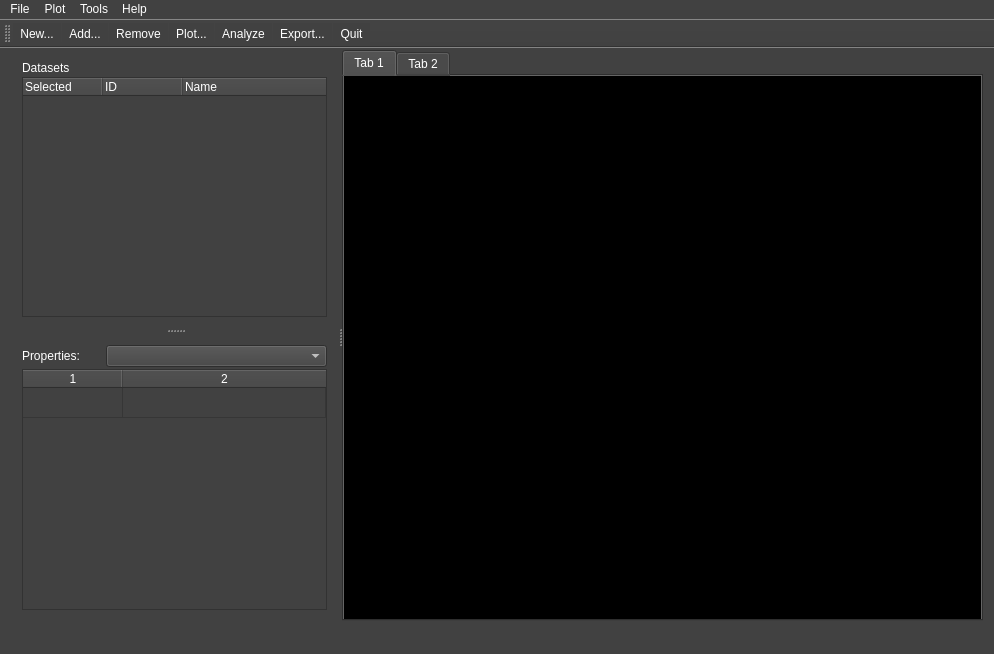
<?xml version="1.0" encoding="UTF-8"?>
<ui version="4.0">
 <class>MainWindow</class>
 <widget class="QMainWindow" name="MainWindow">
  <property name="geometry">
   <rect>
    <x>0</x>
    <y>0</y>
    <width>994</width>
    <height>654</height>
   </rect>
  </property>
  <property name="windowTitle">
   <string>PyParticleProcessor</string>
  </property>
  <property name="styleSheet">
   <string notr="true">background-color: rgb(65, 65, 65);
alternate-background-color: rgb(130, 130, 130);
color: rgb(255, 255, 255);</string>
  </property>
  <widget class="QWidget" name="centralWidget">
   <layout class="QGridLayout" name="gridLayout">
    <property name="topMargin">
     <number>2</number>
    </property>
    <item row="0" column="0">
     <widget class="QSplitter" name="splitter_2">
      <property name="sizePolicy">
       <sizepolicy hsizetype="Expanding" vsizetype="Expanding">
        <horstretch>0</horstretch>
        <verstretch>0</verstretch>
       </sizepolicy>
      </property>
      <property name="orientation">
       <enum>Qt::Horizontal</enum>
      </property>
      <widget class="QSplitter" name="splitter">
       <property name="sizePolicy">
        <sizepolicy hsizetype="Preferred" vsizetype="Minimum">
         <horstretch>0</horstretch>
         <verstretch>0</verstretch>
        </sizepolicy>
       </property>
       <property name="layoutDirection">
        <enum>Qt::LeftToRight</enum>
       </property>
       <property name="frameShape">
        <enum>QFrame::Box</enum>
       </property>
       <property name="frameShadow">
        <enum>QFrame::Plain</enum>
       </property>
       <property name="lineWidth">
        <number>0</number>
       </property>
       <property name="orientation">
        <enum>Qt::Vertical</enum>
       </property>
       <property name="handleWidth">
        <number>6</number>
       </property>
       <widget class="QWidget" name="layoutWidget">
        <layout class="QVBoxLayout" name="verticalLayout">
         <property name="spacing">
          <number>0</number>
         </property>
         <property name="sizeConstraint">
          <enum>QLayout::SetMaximumSize</enum>
         </property>
         <item alignment="Qt::AlignLeft|Qt::AlignVCenter">
          <widget class="QLabel" name="datasets_label">
           <property name="sizePolicy">
            <sizepolicy hsizetype="Preferred" vsizetype="Minimum">
             <horstretch>0</horstretch>
             <verstretch>0</verstretch>
            </sizepolicy>
           </property>
           <property name="text">
            <string>Datasets</string>
           </property>
          </widget>
         </item>
         <item>
          <spacer name="verticalSpacer">
           <property name="orientation">
            <enum>Qt::Vertical</enum>
           </property>
           <property name="sizeType">
            <enum>QSizePolicy::Fixed</enum>
           </property>
           <property name="sizeHint" stdset="0">
            <size>
             <width>20</width>
             <height>2</height>
            </size>
           </property>
          </spacer>
         </item>
         <item>
          <widget class="QTreeWidget" name="treeWidget">
           <property name="focusPolicy">
            <enum>Qt::NoFocus</enum>
           </property>
           <property name="alternatingRowColors">
            <bool>true</bool>
           </property>
           <property name="selectionMode">
            <enum>QAbstractItemView::NoSelection</enum>
           </property>
           <property name="textElideMode">
            <enum>Qt::ElideRight</enum>
           </property>
           <attribute name="headerVisible">
            <bool>true</bool>
           </attribute>
           <attribute name="headerCascadingSectionResizes">
            <bool>false</bool>
           </attribute>
           <attribute name="headerDefaultSectionSize">
            <number>80</number>
           </attribute>
           <attribute name="headerMinimumSectionSize">
            <number>1</number>
           </attribute>
           <attribute name="headerStretchLastSection">
            <bool>true</bool>
           </attribute>
           <column>
            <property name="text">
             <string>Selected</string>
            </property>
           </column>
           <column>
            <property name="text">
             <string>ID</string>
            </property>
           </column>
           <column>
            <property name="text">
             <string>Name</string>
            </property>
           </column>
          </widget>
         </item>
        </layout>
       </widget>
       <widget class="QWidget" name="layoutWidget">
        <layout class="QVBoxLayout" name="verticalLayout_2">
         <property name="spacing">
          <number>0</number>
         </property>
         <property name="sizeConstraint">
          <enum>QLayout::SetMaximumSize</enum>
         </property>
         <item>
          <layout class="QHBoxLayout" name="horizontalLayout_3">
           <item>
            <widget class="QLabel" name="properties_label">
             <property name="sizePolicy">
              <sizepolicy hsizetype="Preferred" vsizetype="Minimum">
               <horstretch>0</horstretch>
               <verstretch>0</verstretch>
              </sizepolicy>
             </property>
             <property name="text">
              <string>Properties:</string>
             </property>
            </widget>
           </item>
           <item>
            <spacer name="horizontalSpacer">
             <property name="orientation">
              <enum>Qt::Horizontal</enum>
             </property>
             <property name="sizeType">
              <enum>QSizePolicy::Fixed</enum>
             </property>
             <property name="sizeHint" stdset="0">
              <size>
               <width>20</width>
               <height>20</height>
              </size>
             </property>
            </spacer>
           </item>
           <item>
            <widget class="QComboBox" name="properties_combo">
             <property name="sizePolicy">
              <sizepolicy hsizetype="Expanding" vsizetype="Fixed">
               <horstretch>0</horstretch>
               <verstretch>0</verstretch>
              </sizepolicy>
             </property>
            </widget>
           </item>
          </layout>
         </item>
         <item>
          <spacer name="verticalSpacer_2">
           <property name="orientation">
            <enum>Qt::Vertical</enum>
           </property>
           <property name="sizeType">
            <enum>QSizePolicy::Fixed</enum>
           </property>
           <property name="sizeHint" stdset="0">
            <size>
             <width>20</width>
             <height>2</height>
            </size>
           </property>
          </spacer>
         </item>
         <item>
          <widget class="QTableWidget" name="properties_table">
           <property name="rowCount">
            <number>1</number>
           </property>
           <property name="columnCount">
            <number>2</number>
           </property>
           <attribute name="horizontalHeaderStretchLastSection">
            <bool>true</bool>
           </attribute>
           <attribute name="verticalHeaderVisible">
            <bool>false</bool>
           </attribute>
           <attribute name="verticalHeaderStretchLastSection">
            <bool>false</bool>
           </attribute>
           <row/>
           <column/>
           <column/>
          </widget>
         </item>
        </layout>
       </widget>
      </widget>
      <widget class="QTabWidget" name="tabWidget">
       <property name="currentIndex">
        <number>0</number>
       </property>
       <widget class="QWidget" name="tab">
        <property name="styleSheet">
         <string notr="true">background-color: rgb(0, 0, 0);</string>
        </property>
        <attribute name="title">
         <string>Tab 1</string>
        </attribute>
        <layout class="QGridLayout" name="gridLayout_4">
         <item row="0" column="0">
          <layout class="QGridLayout" name="gridLayout_3">
           <property name="leftMargin">
            <number>0</number>
           </property>
           <property name="topMargin">
            <number>0</number>
           </property>
           <property name="rightMargin">
            <number>0</number>
           </property>
           <property name="bottomMargin">
            <number>0</number>
           </property>
           <property name="spacing">
            <number>7</number>
           </property>
           <item row="0" column="0">
            <widget class="PlotWidget" name="graphicsView_1"/>
           </item>
           <item row="0" column="1">
            <widget class="PlotWidget" name="graphicsView_2"/>
           </item>
           <item row="1" column="0">
            <widget class="PlotWidget" name="graphicsView_3"/>
           </item>
           <item row="1" column="1">
            <widget class="GLViewWidget" name="graphicsView_4"/>
           </item>
          </layout>
         </item>
        </layout>
       </widget>
       <widget class="QWidget" name="tab_2">
        <attribute name="title">
         <string>Tab 2</string>
        </attribute>
        <layout class="QGridLayout" name="gridLayout_2">
         <item row="0" column="0">
          <widget class="QTextEdit" name="textEdit_2">
           <property name="readOnly">
            <bool>true</bool>
           </property>
          </widget>
         </item>
        </layout>
       </widget>
      </widget>
     </widget>
    </item>
   </layout>
  </widget>
  <widget class="QToolBar" name="mainToolBar">
   <property name="sizePolicy">
    <sizepolicy hsizetype="Expanding" vsizetype="Minimum">
     <horstretch>0</horstretch>
     <verstretch>0</verstretch>
    </sizepolicy>
   </property>
   <property name="iconSize">
    <size>
     <width>16</width>
     <height>16</height>
    </size>
   </property>
   <property name="toolButtonStyle">
    <enum>Qt::ToolButtonTextBesideIcon</enum>
   </property>
   <attribute name="toolBarArea">
    <enum>TopToolBarArea</enum>
   </attribute>
   <attribute name="toolBarBreak">
    <bool>false</bool>
   </attribute>
   <addaction name="actionImport_New"/>
   <addaction name="actionImport_Add"/>
   <addaction name="actionRemove"/>
   <addaction name="actionPlot"/>
   <addaction name="actionAnalyze"/>
   <addaction name="actionExport_For"/>
   <addaction name="actionQuit"/>
  </widget>
  <widget class="QStatusBar" name="statusBar"/>
  <widget class="QMenuBar" name="menuBar">
   <property name="geometry">
    <rect>
     <x>0</x>
     <y>0</y>
     <width>994</width>
     <height>25</height>
    </rect>
   </property>
   <property name="defaultUp">
    <bool>true</bool>
   </property>
   <property name="nativeMenuBar">
    <bool>true</bool>
   </property>
   <widget class="QMenu" name="menu_File">
    <property name="focusPolicy">
     <enum>Qt::NoFocus</enum>
    </property>
    <property name="title">
     <string>File</string>
    </property>
    <addaction name="actionImport_New"/>
    <addaction name="actionImport_Add"/>
    <addaction name="actionRemove"/>
    <addaction name="actionExport_For"/>
    <addaction name="separator"/>
    <addaction name="actionQuit"/>
   </widget>
   <widget class="QMenu" name="menuHelp">
    <property name="title">
     <string>Help</string>
    </property>
    <addaction name="actionAbout"/>
   </widget>
   <widget class="QMenu" name="menuTools">
    <property name="title">
     <string>Tools</string>
    </property>
   </widget>
   <widget class="QMenu" name="menuPlot">
    <property name="title">
     <string>Plot</string>
    </property>
    <addaction name="actionNew_Plot"/>
    <addaction name="actionModify_Plot"/>
    <addaction name="actionRemove_Plot"/>
   </widget>
   <addaction name="menu_File"/>
   <addaction name="menuPlot"/>
   <addaction name="menuTools"/>
   <addaction name="menuHelp"/>
  </widget>
  <action name="actionImport_New">
   <property name="icon">
    <iconset theme="document-new">
     <normaloff>.</normaloff>.</iconset>
   </property>
   <property name="text">
    <string>Import New...</string>
   </property>
   <property name="iconText">
    <string>New...</string>
   </property>
   <property name="toolTip">
    <string>New...</string>
   </property>
   <property name="menuRole">
    <enum>QAction::TextHeuristicRole</enum>
   </property>
   <property name="priority">
    <enum>QAction::NormalPriority</enum>
   </property>
  </action>
  <action name="actionImport_Add">
   <property name="icon">
    <iconset theme="add">
     <normaloff>.</normaloff>.</iconset>
   </property>
   <property name="text">
    <string>Import Add...</string>
   </property>
   <property name="iconText">
    <string>Add...</string>
   </property>
   <property name="toolTip">
    <string>Add...</string>
   </property>
  </action>
  <action name="actionExport_For">
   <property name="icon">
    <iconset theme="go-right">
     <normaloff>.</normaloff>.</iconset>
   </property>
   <property name="text">
    <string>Export...</string>
   </property>
   <property name="iconText">
    <string>Export...</string>
   </property>
   <property name="toolTip">
    <string>Export...</string>
   </property>
  </action>
  <action name="actionQuit">
   <property name="icon">
    <iconset theme="exit">
     <normaloff>.</normaloff>.</iconset>
   </property>
   <property name="text">
    <string>Quit</string>
   </property>
  </action>
  <action name="actionAbout">
   <property name="text">
    <string>About</string>
   </property>
  </action>
  <action name="actionRemove">
   <property name="icon">
    <iconset theme="remove">
     <normaloff>.</normaloff>.</iconset>
   </property>
   <property name="text">
    <string>Remove</string>
   </property>
   <property name="toolTip">
    <string>Remove</string>
   </property>
  </action>
  <action name="actionPlot">
   <property name="icon">
    <iconset theme="emblem-photos">
     <normaloff>.</normaloff>.</iconset>
   </property>
   <property name="text">
    <string>Plot...</string>
   </property>
   <property name="iconText">
    <string>Plot...</string>
   </property>
   <property name="toolTip">
    <string>Plot...</string>
   </property>
  </action>
  <action name="actionAnalyze">
   <property name="icon">
    <iconset theme="applications-accessories">
     <normaloff>.</normaloff>.</iconset>
   </property>
   <property name="text">
    <string>Analyze</string>
   </property>
   <property name="toolTip">
    <string>Analyze</string>
   </property>
  </action>
  <action name="actionNew_Plot">
   <property name="text">
    <string>New Plot...</string>
   </property>
  </action>
  <action name="actionModify_Plot">
   <property name="text">
    <string>Modify Current Plot</string>
   </property>
  </action>
  <action name="actionRemove_Plot">
   <property name="text">
    <string>Remove Current Plot</string>
   </property>
  </action>
 </widget>
 <layoutdefault spacing="6" margin="11"/>
 <customwidgets>
  <customwidget>
   <class>PlotWidget</class>
   <extends>QGraphicsView</extends>
   <header>pyqtgraph</header>
  </customwidget>
  <customwidget>
   <class>GLViewWidget</class>
   <extends>QGraphicsView</extends>
   <header location="global">pyqtgraph.opengl</header>
  </customwidget>
 </customwidgets>
 <resources/>
 <connections/>
</ui>
